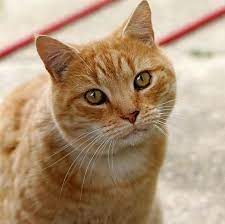
#> input picture cat.jpg, 225 x 224 px
$ python 'gradient laplician.py'   (older library calls are emulated)
#> lines starting #> are read from the running program, lines starting #| are printed output that depends on the picture
import cv2
img = cv2.imread('cat.jpg')
#> img is the input picture: shape (224, 225, 3); mean B, G, R 121, 149, 175.7
print(img)
#> (printed output is left out)
ddepth = cv2.CV_16S
kernel_size = 3
red_Noise = cv2.GaussianBlur(img,(3,3),0)
gray = cv2.cvtColor(red_Noise,cv2.COLOR_BGR2GRAY)
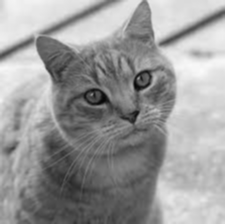
#> gray: shape (224, 225); min 7, max 250, mean 153.8
dst = cv2.Laplacian(gray,ddepth,ksize=kernel_size)
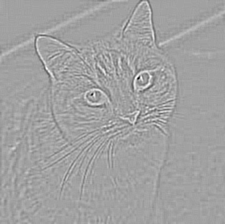
#> dst: shape (224, 225) int16; min -434, max 250, mean 0; drawn with min black and max white
abs_dst = cv2.convertScaleAbs(dst)
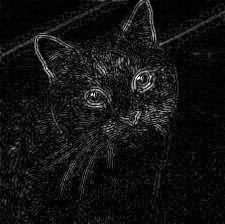
#> abs_dst: shape (224, 225); min 0, max 255, mean 18.5
cv2.imshow('abs_dist',abs_dst)
